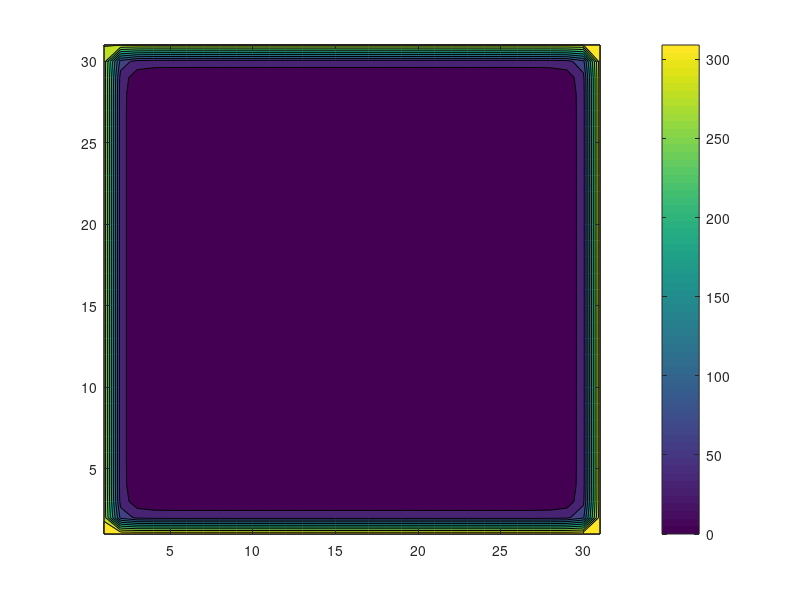

MATLAB code for this plot:
clear all, clc, close all

%%%%%%%%%%%%%%%%%%%%%%%%%%%%%%%%%%%%%%%%%%%%%%%%%%%%%%%%%%%%%%%%%%%%%%%%%%%%%%%
% REQUIREMENTS:
% 1. Make flexible enought to handle a number of solution schemes (e.g.,
% Crank-Nicolson, Gauss-Seidell w/ SOR, ADI, Multigrid, etc.)
% 2. Add functionality to handle time-varying source terms.
% 3. Handle different boundary conditions (Dirichlet, Neumann, mixed).

% FUTURE DEVELOPMENTS:
% 1. Extend to 3D solution.
% 2. Handle non-uniform spacing (eventually).
% 3. Set up for octree implementation.
%%%%%%%%%%%%%%%%%%%%%%%%%%%%%%%%%%%%%%%%%%%%%%%%%%%%%%%%%%%%%%%%%%%%%%%%%%%%%%%

%%%%%%%%%%%%%%%%%%%%%%%%%%%%%%%%%%%%%%%%%%%%%%%%%%%%%%%%%%%%%%%%%%%%%%%%%%%%%%%
% SIMULATION PARAMETERS %%%%%%%%%%%%%%%%%%%%%%%%%%%%%%%%%%%%%%%%%%%%%%%%%%%%%%%
%%%%%%%%%%%%%%%%%%%%%%%%%%%%%%%%%%%%%%%%%%%%%%%%%%%%%%%%%%%%%%%%%%%%%%%%%%%%%%%
mode = 1; % 0-Jacobi, 1-Gauss-Seidel w/ SOR
omeg = 1.0;

dx = 0.01;
dy = 0.01;
Lx = 0.3;
Ly = 0.3;
nx = Lx/dx + 1;
ny = Ly/dy + 1;

alph = 1.1234e-4;
Tinit = 300;
Tb1 = Tinit + 40;
Tb2 = Tinit + 30;
Tb3 = Tinit + 10;
Tb4 = Tinit + 0;

%   +-----------------------+
%   |           3           |
%   |                       |
%   |                       |
%   |                       |
%   |                       |
%   | 4                   2 |   y
%   |                       |
%   |                       |   ^
%   |                       |   |
%   |           1           |   |
%   +-----------------------+   +----> x

dt = 0.18; % TODO: determine this based on stability condition
tol = 0.0001;

%%%%%%%%%%%%%%%%%%%%%%%%%%%%%%%%%%%%%%%%%%%%%%%%%%%%%%%%%%%%%%%%%%%%%%%%%%%%%%%
% INITIALIZATION %%%%%%%%%%%%%%%%%%%%%%%%%%%%%%%%%%%%%%%%%%%%%%%%%%%%%%%%%%%%%%
%%%%%%%%%%%%%%%%%%%%%%%%%%%%%%%%%%%%%%%%%%%%%%%%%%%%%%%%%%%%%%%%%%%%%%%%%%%%%%%
%Tfield = zeros(ny,nx);
Tfield = ones(ny,nx)*Tinit;

% set boundary conditions %%%%%%%%%%%%%%%%%%%%%%%%%%%%%%%%%%%%%%%%%%%%%%%%%%%%%
Tfield(1:ny,1) = Tb4;
Tfield(1:ny,nx) = Tb2;
Tfield(1,1:nx) = Tb1;
Tfield(ny,1:nx) = Tb3;

Tp = Tfield;  % temperatures at half step

% we wish to solve to steady state

%%%%%%%%%%%%%%%%%%%%%%%%%%%%%%%%%%%%%%%%%%%%%%%%%%%%%%%%%%%%%%%%%%%%%%%%%%%%%%%
% TIME LOOP %%%%%%%%%%%%%%%%%%%%%%%%%%%%%%%%%%%%%%%%%%%%%%%%%%%%%%%%%%%%%%%%%%%
%%%%%%%%%%%%%%%%%%%%%%%%%%%%%%%%%%%%%%%%%%%%%%%%%%%%%%%%%%%%%%%%%%%%%%%%%%%%%%%

% initialize loop variables %%%%%%%%%%%%%%%%%%%%%%%%%%%%%%%%%%%%%%%%%%%%%%%%%%%
TV = 1;
prevTV = 0;
dTV = 1;
err = 0;
Tprev = Tfield;
time = 0;

tic
while dTV >= tol

  % call solver %%%%%%%%%%%%%%%%%%%%%%%%%%%%%%%%%%%%%%%%%%%%%%%%%%%%%%%%%%%%%%%
  if (mode == 0)
    [Tfield] = jacobi(Tprev, alph, dx, dy, dt, nx, ny);
  elseif (mode==1)
    %[Tfield] = gaussSeidelSOR(Tprev, alph, dx, dy, dt, nx, ny, omeg);
    rx = alph*dt/(dx^2);
    ry = alph*dt/(dy^2);
    B = dx/dy;
    % loop over domain in column-major order for efficiency
    for col=2:nx-1
      for row=2:ny-1
        %Tfield(row,col) = Tprev(row,col) +...
        %  rx*(Tfield(row, col-1) - 2*Tprev(row,col) + Tprev(row,col+1)) +...
        %  ry*(Tfield(row-1, col) - 2*Tprev(row,col) + Tprev(row+1,col));
        %Tfield(row,col) = (1-omeg)*Tprev(row,col) +...
        %  omeg*alph*dt/(2*(1+B^2))*...
        %  (Tfield(row, col-1) - 2*Tprev(row,col) + Tprev(row,col+1) +...
        %  B^2*(Tfield(row-1, col) - 2*Tprev(row,col) + Tprev(row+1,col)));
        Tfield(row,col) = (1-omeg)*Tprev(row,col) +...
          omeg*alph*dt/(dx^2)*...
          (Tfield(row, col-1) - 2*Tprev(row,col) + Tprev(row,col+1) +...
          B^2*(Tfield(row-1, col) - 2*Tprev(row,col) + Tprev(row+1,col)));
      end
    end
  end
  assert(size(Tfield, 1) == size(Tprev, 1) && ...
      size(Tfield, 2) == size(Tprev,2), 'Updated T field changed its size.');

  % check convergence %%%%%%%%%%%%%%%%%%%%%%%%%%%%%%%%%%%%%%%%%%%%%%%%%%%%%%%%%
  % err = 0;
  for i=2:ny-1
    for j=2:nx-1
      err = err + abs(Tfield(i,j) - Tprev(i,j));
    end
  end
  TV = 1/(nx*ny)*err
  dTV = TV - prevTV
  prevTV = TV
  time = time + 1

  Tprev = Tfield;

  % plot results %%%%%%%%%%%%%%%%%%%%%%%%%%%%%%%%%%%%%%%%%%%%%%%%%%%%%%%%%%%%%%
  figure(1)
  contourf(Tfield(:,:));
  colorbar
  %caxis([150, 340])
  pause(0.05)

end
toc
